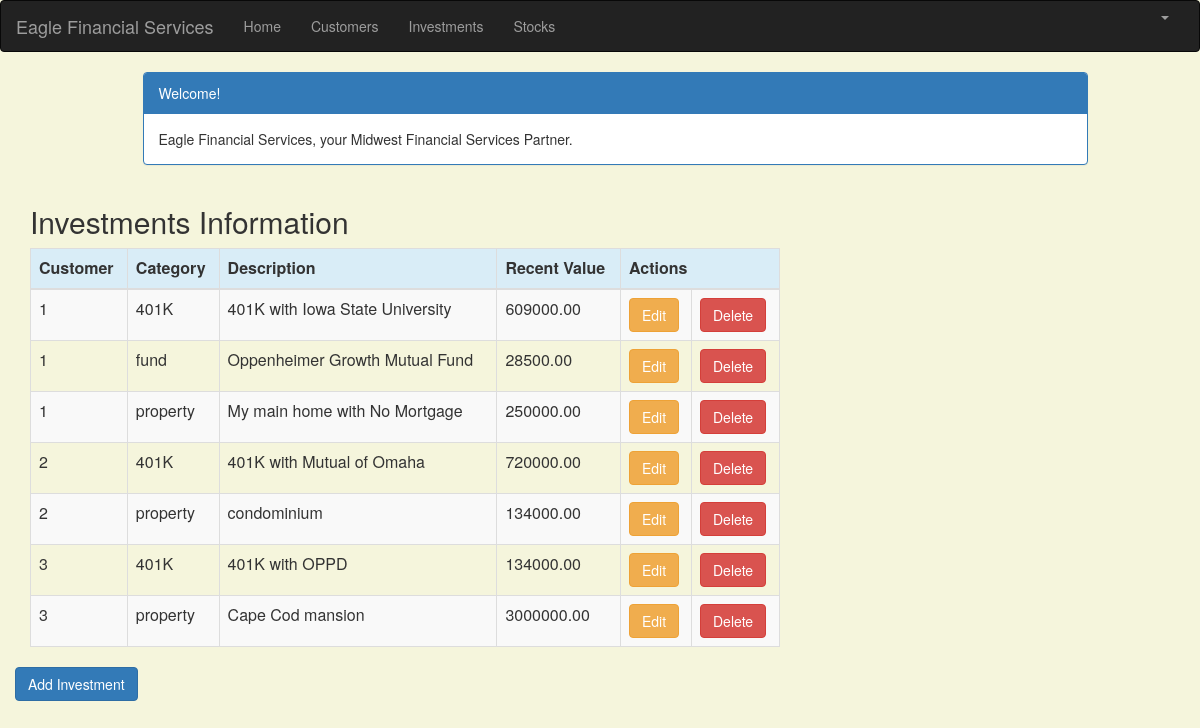
Page /investment_list (signed in) on the committed database.
### portfolio/models.py (models this page shows, shortened)
class Investment(models.Model):
    customer = models.ForeignKey(Customer, on_delete=models.CASCADE, related_name='investments')
    category = models.CharField(max_length=50)
    description = models.CharField(max_length=200)
    acquired_value = models.DecimalField(max_digits=10, decimal_places=2)
    acquired_date = models.DateField(default=timezone.now)
    recent_value = models.DecimalField(max_digits=10, decimal_places=2)
    recent_date = models.DateField(default=timezone.now, blank=True, null=True)

class Customer(models.Model):
    name = models.CharField(max_length=50)
    address = models.CharField(max_length=200)
    cust_number = models.IntegerField(blank=False, null=False)
    city = models.CharField(max_length=50)
    state = models.CharField(max_length=50)
    zipcode = models.CharField(max_length=10)
    email = models.EmailField(max_length=200)
    cell_phone = models.CharField(max_length=50)
    created_date = models.DateTimeField(
        default=timezone.now)
    updated_date = models.DateTimeField(auto_now_add=True)
    def __str__(self):
        return str(self.cust_number)

### portfolio/views.py (the view)
# urls.py: path('investment_list', views.investment_list, name='investment_list'),
@login_required
def investment_list(request):
    investment = Investment.objects.filter(acquired_date__lte=timezone.now())
    return render(request, 'portfolio/investment_list.html',
                 {'investments': investment})

### portfolio/templates/portfolio/investment_list.html (shortened to what this page needs)
{% extends 'portfolio/base.html' %}
{% block content %}
    <html>
    <head>
        <link rel="stylesheet" href="https://maxcdn.bootstrapcdn.com/bootstrap/3.3.4/css/bootstrap.min.css">
    </head>
    <body>
    <div class="container">
        <div class="row">
            <div class="col-md-10 col-md-offset-1">
                <div class="panel panel-primary">
                    <div class="panel-heading">Welcome!</div>
                    <div class="panel-body">
                        Eagle Financial Services, your Midwest Financial Services Partner.
                    </div>
                </div>
            </div>
        </div>
    </div>
    <div class="row">
        <h2 style="padding-left: 15Px">Investments Information</h2>
    </div>
    <div>
        <table class="table table-striped table-bordered table-hover">
            <thead>
            <tr class="bg-info">
                <th>Customer</th>
                <th>Category</th>
                <th>Description</th>
                <th>Recent Value</th>
                <th colspan="3">Actions</th>
            </tr>
            </thead>
            <tbody>
            {% for investment in investments %}
                <tr>
                    <td>{{ investment.customer }}</td>
                    <td>{{ investment.category }}</td>
                    <td>{{ investment.description }}</td>
                    <td>{{ investment.recent_value }}</td>
                    <td><a href="{% url 'portfolio:investment_edit' pk=investment.pk %}"
                           class="btn btn-warning">Edit</a></td>
                    <td><a href="{% url 'portfolio:investment_delete' pk=investment.pk %}"
                           onclick="return confirm('Are you sure you want to delete?')"
                           class="btn btn-danger">Delete</a>
                    </td>
                </tr>
            {% endfor %}
            </tbody>
        </table>
     <div class="row">
            <a href="{% url 'portfolio:investment_new' %}" class="row"><span
                    class="btn btn-primary">Add Investment</span></a>
     </div>
    </div>
    </body>
    </html>
{% endblock %}

### portfolio/templates/portfolio/investment_list.html (style rules this page uses)
body { background-color: beige; }

### rows in the picture
Investment: customer "1", category "401K", description "401K with Iowa State University", recent_value "609000.00"
Investment: customer "1", category "fund", description "Oppenheimer Growth Mutual Fund", recent_value "28500.00"
Investment: customer "1", category "property", description "My main home with No Mortgage", recent_value "250000.00"
Investment: customer "2", category "401K", description "401K with Mutual of Omaha", recent_value "720000.00"
Investment: customer "2", category "property", description "condominium", recent_value "134000.00"
Investment: customer "3", category "401K", description "401K with OPPD", recent_value "134000.00"
Investment: customer "3", category "property", description "Cape Cod mansion", recent_value "3000000.00"
